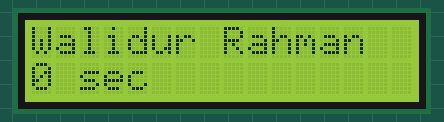
Recording of a sketch running on a simulated Arduino Uno, built with avr-gcc and run on an emulated ATmega328P. On the bench: 16×2 character LCD.

Above: at 0.1 s.
At 5.1 s:
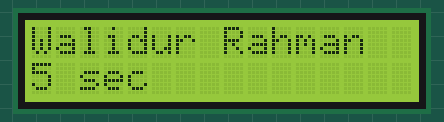
At 12.1 s:
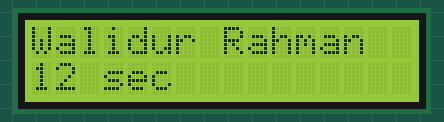
At 17.1 s:
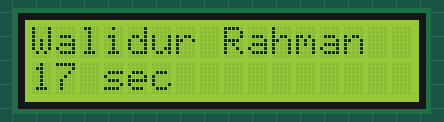
At 25.1 s:
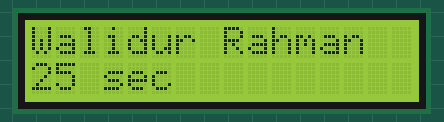
At 38.1 s:
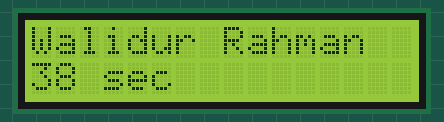

The sketch:

sketch.ino
```cpp
#include <LiquidCrystal_I2C.h>

LiquidCrystal_I2C lcd(0x27, 16, 2);

void setup() {
  lcd.init();
  lcd.backlight();
  lcd.setCursor(0, 0);
  lcd.print("Walidur Rahman");
  lcd.setCursor(0, 1);
  lcd.print("Hello");
}

void loop() {
  lcd.setCursor(0, 1);
  lcd.print(millis() / 1000);
  lcd.print(" sec  ");
  delay(100);
}
```

Measured:
- what the display in image 1 shows lasts 1.1 s, from 5.0 s to 6.1 s
